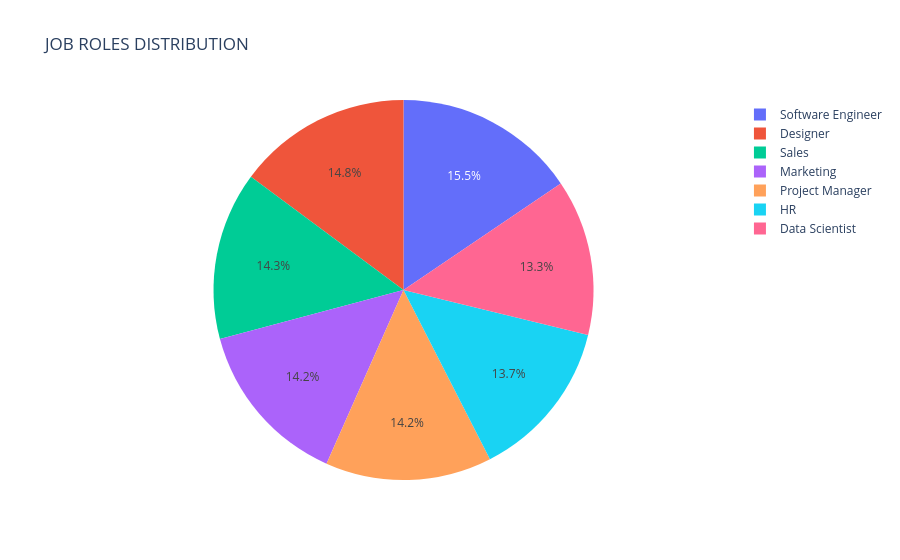

The notebook cell this image was saved under:
### Code cell
fig = px.pie(rw, names='Job_Role',
             title="JOB ROLES DISTRIBUTION")

fig.show()

### Figure 1 — Plotly figure (JSON) as saved in the notebook; plotly's stock layout.template omitted (floating-point values rounded to 4 significant figures; data arrays with more than 128 entries replaced by an {"elided": "..."} marker saying what was removed)
{"data": [{"domain": {"x": [0, 1], "y": [0, 1]}, "hovertemplate": "Job_Role=%{label}<extra></extra>", "labels": {"elided": "2500 str values"}, "legendgroup": "", "name": "", "showlegend": true, "type": "pie"}], "layout": {"legend": {"tracegroupgap": 0}, "title": {"text": "JOB ROLES DISTRIBUTION"}}}
